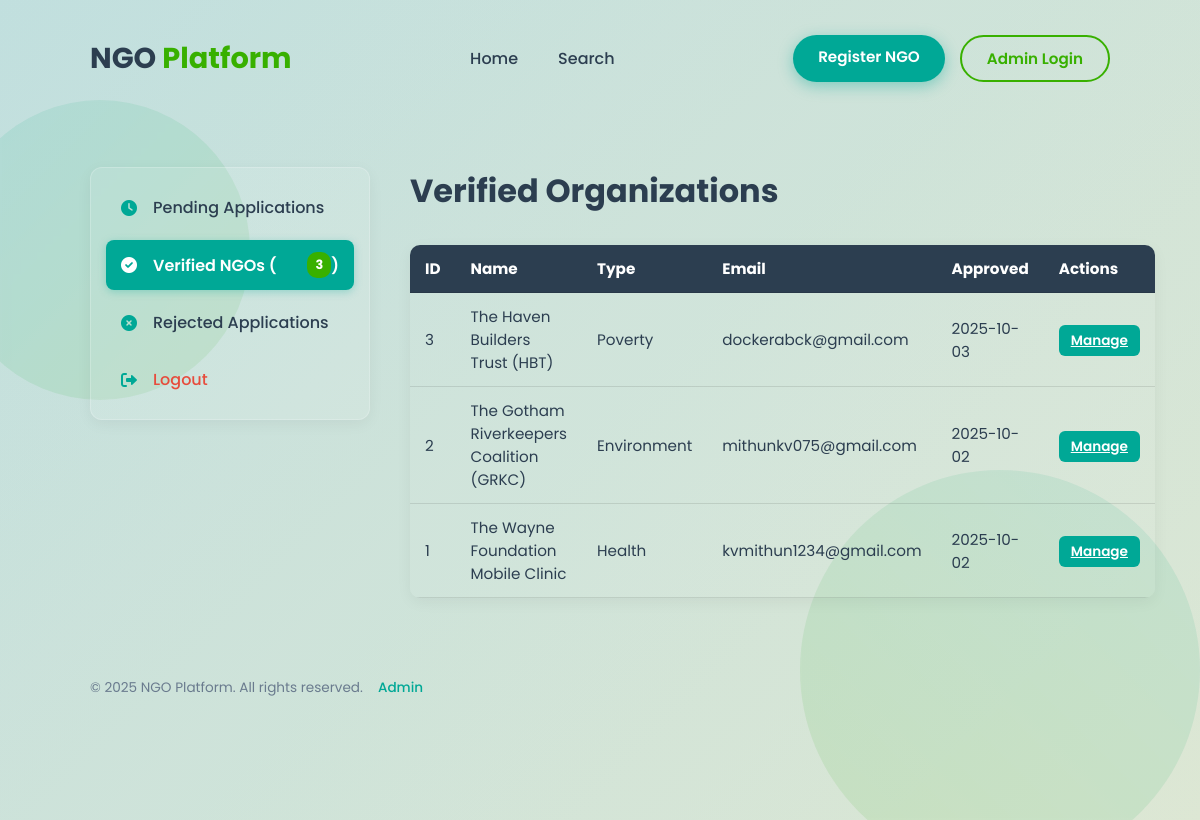
/admin/verified (signed in), run on the app's committed database.
### backend/models/verified_ngos.py (models this page shows, shortened)
class VerifiedNGO(db.Model):
    __tablename__ = 'verified_ngos'
    id = db.Column(db.Integer, primary_key=True)
    name = db.Column(db.String(100), unique=True, nullable=False, index=True)
    contact_email = db.Column(db.String(120), unique=True, nullable=False)
    ngo_type = db.Column(db.String(50), nullable=False, index=True)
    mission = db.Column(db.Text, nullable=False)
    contact_phone = db.Column(db.String(20), nullable=True)
    location = db.Column(db.String(100), nullable=True, index=True)
    is_active = db.Column(db.Boolean, default=True)
    total_donations = db.Column(db.Float, default=0.00)
    date_approved = db.Column(db.DateTime, default=datetime.utcnow)
    payments = db.relationship(
        'Payment',
        backref='receiving_ngo',
        lazy='dynamic',
        foreign_keys='Payment.ngo_id'
    )

### backend/routes/admin.py (the view)
@admin.route('/verified')
@login_required
def list_verified_ngos():
    if not current_user.is_admin():
        flash('Access denied: Administrator privileges required.', 'danger')
        return redirect(url_for('home.index'))
    verified_ngos = VerifiedNGO.query.order_by(VerifiedNGO.date_approved.desc()).all()
    return render_template(
        'admin/verified_ngos.html',
        ngos=verified_ngos,
        page_title='Verified Organizations',
        endpoint='admin.list_verified_ngos',
        now=datetime.utcnow()
    )

### backend/models/users.py (called while the page is built)
    def is_admin(self):
        return self.role == 1

### templates/admin/verified_ngos.html (shortened to what this page needs)
{% extends "base.html" %}
{% block content %}
<div class="admin-grid-layout">
    <div class="admin-sidebar">
        <div class="sidebar-list-group">
            <a href="{{ url_for('admin.list_pending_ngos') }}"
               class="sidebar-item">
                <i class="fas fa-clock"></i> Pending Applications
            </a>
            <a href="{{ url_for('admin.list_verified_ngos') }}"
               class="sidebar-item active">
                <i class="fas fa-check-circle"></i> Verified NGOs (<span class="badge-count">{{ ngos|length }}</span>)
            </a>
            <a href="{{ url_for('admin.list_rejected_ngos') }}" class="sidebar-item">
                <i class="fas fa-times-circle"></i> Rejected Applications
            </a>
            <a href="{{ url_for('admin.logout') }}" class="sidebar-item item-danger">
                <i class="fas fa-sign-out-alt"></i> Logout
            </a>
        </div>
    </div>
    <div class="admin-main-content">
        <h2 class="section-title-admin">{{ page_title }}</h2>
        {% if ngos %}
            <table class="data-table-custom">
                <thead>
                    <tr>
                        <th>ID</th>
                        <th>Name</th>
                        <th>Type</th>
                        <th>Email</th>
                        <th>Approved</th>
                        <th>Actions</th>
                    </tr>
                </thead>
                <tbody>
                    {% for ngo in ngos %}
                    <tr>
                        <td>{{ ngo.id }}</td>
                        <td>{{ ngo.name }}</td>
                        <td>{{ ngo.ngo_type }}</td>
                        <td>{{ ngo.contact_email }}</td>
                        <td>{{ ngo.date_approved.strftime('%Y-%m-%d') }}</td>
                        <td>
                            <a href="{{ url_for('admin.manage_verified_ngo', ngo_id=ngo.id) }}" class="btn-action btn-manage">Manage</a>
                        </td>
                    </tr>
                    {% endfor %}
                </tbody>
            </table>
        {% else %}
            <div class="custom-alert-warning custom-alert-centered">
                No organizations have been verified yet.
            </div>
        {% endif %}
    </div>
</div>
{% endblock %}

### templates/base.html (shortened to what this page needs)
<!DOCTYPE html>
<html lang="en">
<head>
    <link rel="stylesheet" href="https://cdnjs.cloudflare.com/ajax/libs/font-awesome/6.0.0/css/all.min.css">
</head>
<body>
    <div class="page-wrapper">
        <div class="background-decor"></div>
        <nav class="navbar">
            <a class="logo" href="{{ url_for('home.index') }}">
                NGO <span class="green-text">Platform</span>
            </a>
            <div class="nav-links">
                <a href="{{ url_for('home.index') }}" class="nav-link {% if request.endpoint == 'home.index' %}active{% endif %}">Home</a>
                <a href="{{ url_for('search.index') }}" class="nav-link {% if request.endpoint == 'search.index' %}active{% endif %}">Search</a>
            </div>
            <div class="nav-actions">
                <a class="btn btn-register" href="{{ url_for('registration.register') }}">Register NGO</a>
                <a class="btn btn-admin" href="{{ url_for('admin.login') }}">Admin Login</a>
            </div>
        </nav>
        <div class="content-block">
            {% block content %}{% endblock %}
        </div>
        <footer class="footer">
            <div class="footer-content">
                <p>&copy; 2025 NGO Platform. All rights reserved.</p>
                <a href="{{ url_for('admin.login') }}" class="admin-link">Admin</a>
            </div>
        </footer>
    </div>
</body>
</html>

### templates/admin/verified_ngos.html (style rules this page uses)
.btn-manage { background-color: var(--color-accent-teal); color: white; font-weight: 600; }
.badge-count { margin-left: auto; background-color: var(--color-accent-green); color: white; padding: 4px 8px; border-radius: 10px; font-size: 0.8rem; font-weight: 700; }

### data on the page
VerifiedNGO: id "3", name "The Haven Builders Trust (HBT)", ngo_type "Poverty", contact_email "dockerabck@gmail.com", date_approved "2025-10-03"
VerifiedNGO: id "2", name "The Gotham Riverkeepers Coalition (GRKC)", ngo_type "Environment", contact_email "mithunkv075@gmail.com", date_approved "2025-10-02"
VerifiedNGO: id "1", name "The Wayne Foundation Mobile Clinic", ngo_type "Health", contact_email "kvmithun1234@gmail.com", date_approved "2025-10-02"

### other printed values
{{ ngos|length }} "3"
{{ page_title }} "Verified Organizations"
